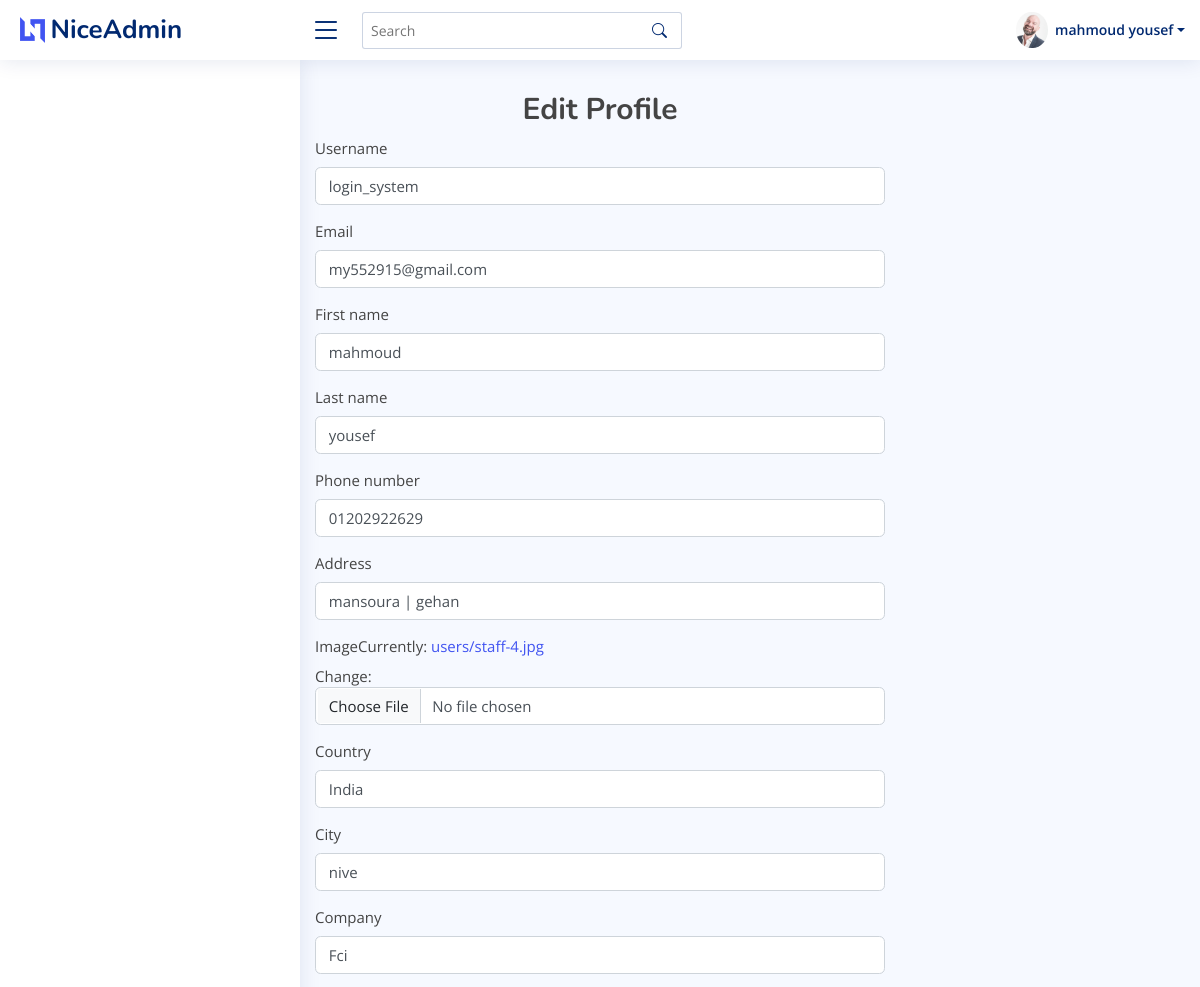
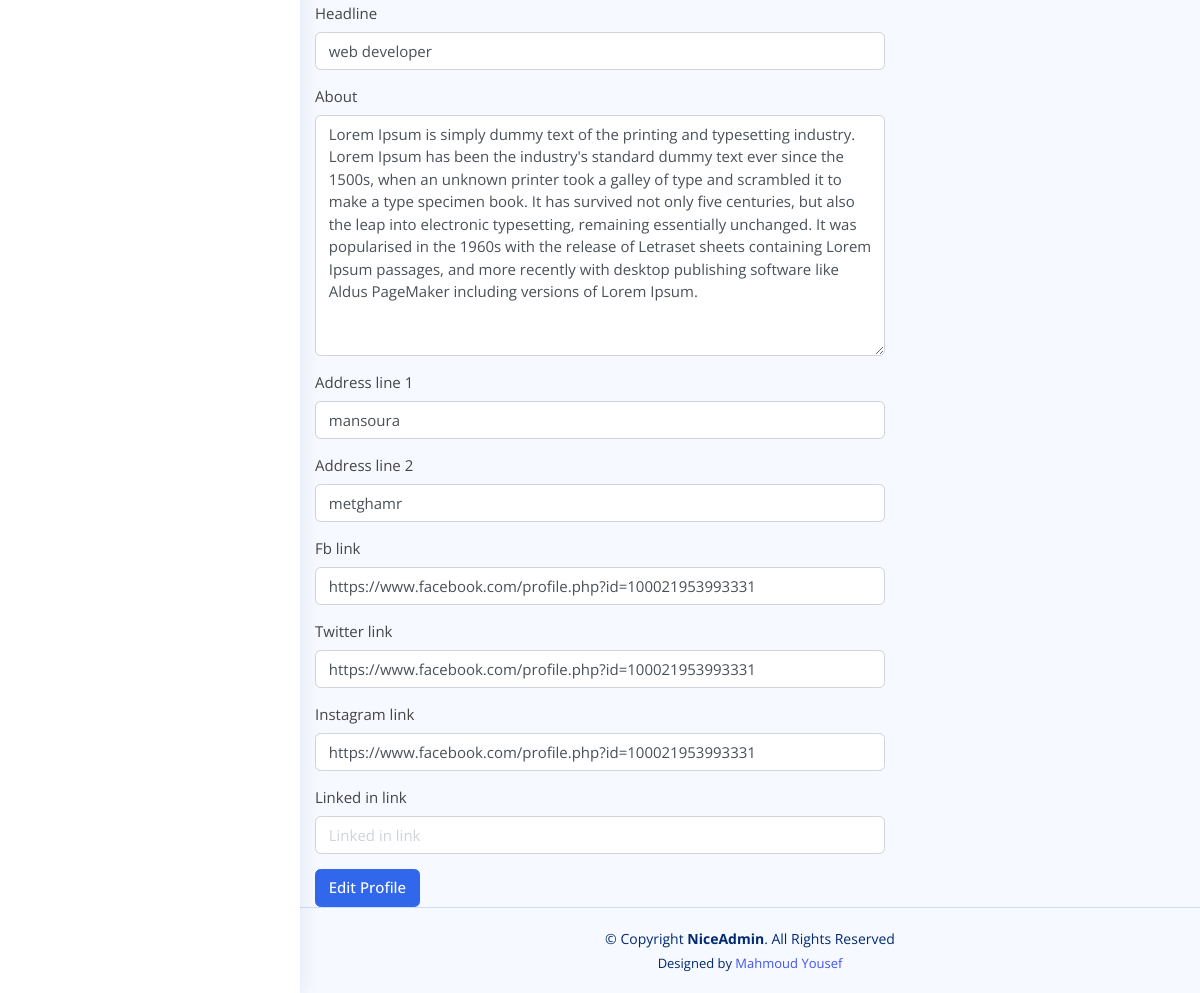
Page /accounts/profile/edit/ (signed in) on the earlier database version (2 pictures, top to bottom).
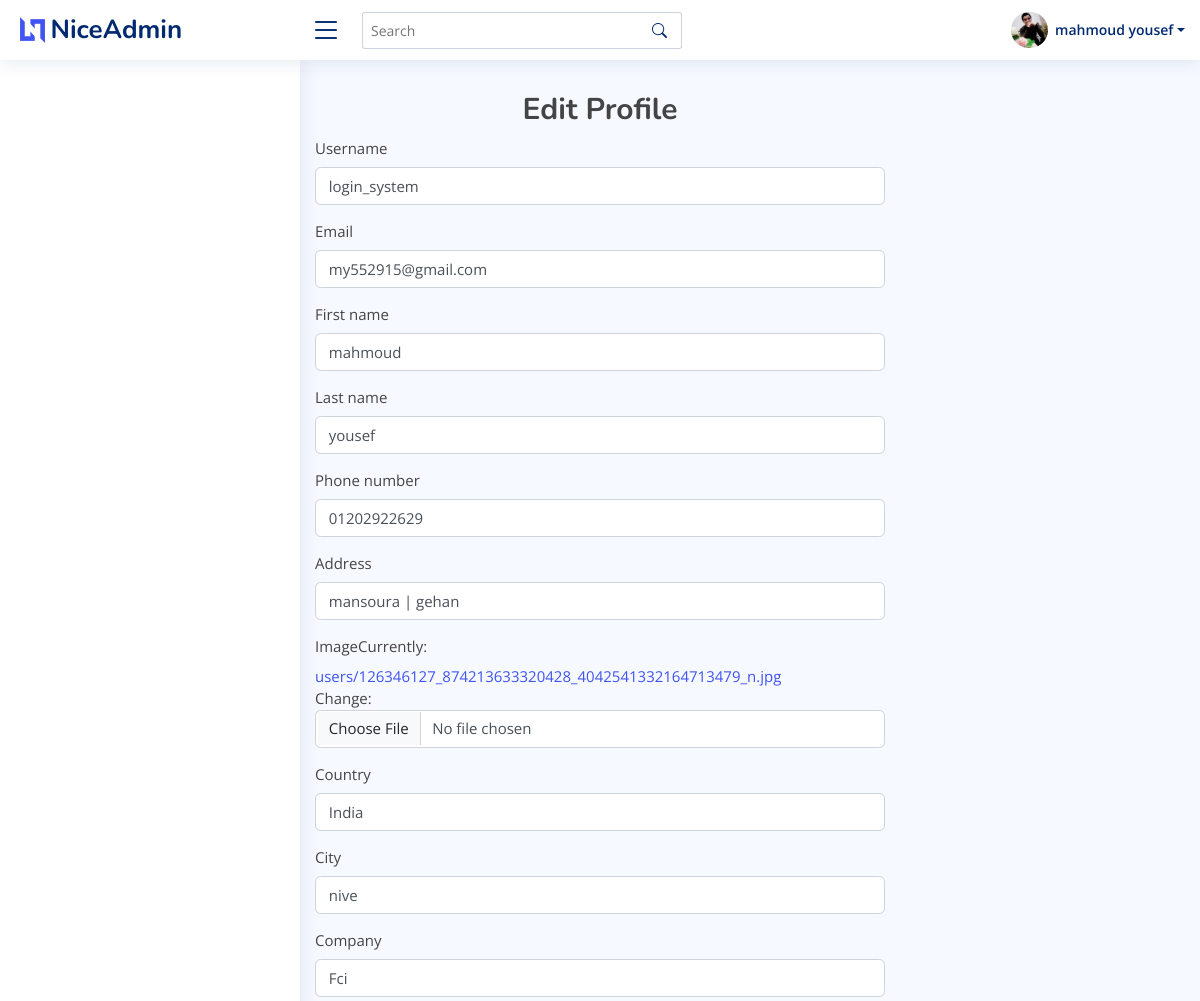
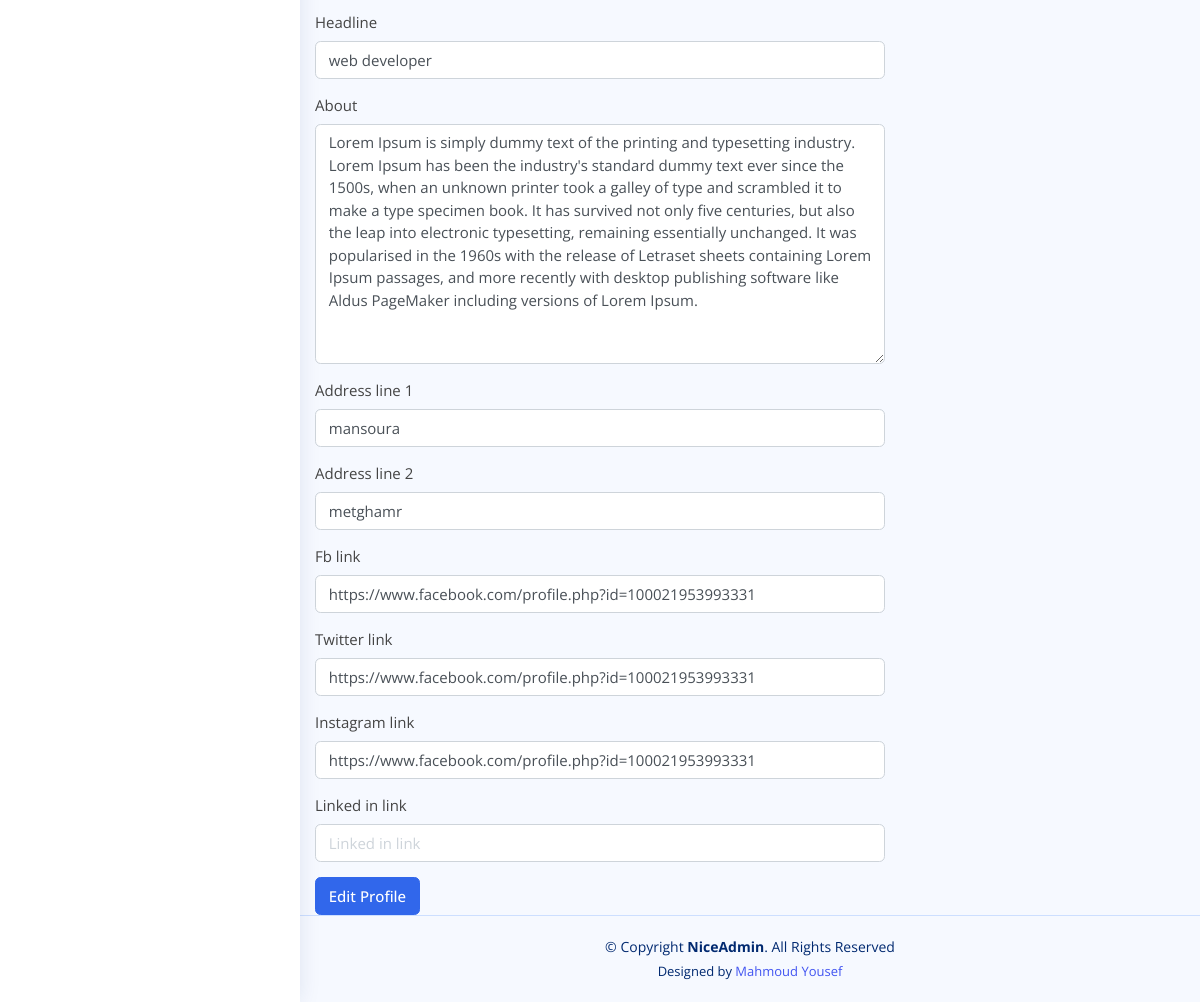
Same page on the later database version (2 pictures, top to bottom).
### accounts/models.py (models this page shows, shortened)
class Profile(models.Model):
    user = models.OneToOneField(Account,on_delete=models.CASCADE)
    full_name = models.CharField(max_length=50, null= True)
    phone_number = models.CharField(max_length=20)
    address = models.CharField(max_length=50)
    image = models.ImageField(upload_to='users/')
    about = models.TextField(max_length=4000 , blank=True , null=True)
    country = models.CharField(max_length=50 ,blank=True, null=True)
    company = models.CharField(max_length=100 ,blank=True, null=True)
    address_line_1 = models.CharField( max_length=50 , blank=True)
    address_line_2 = models.CharField( max_length=50 , blank=True)
    fb_link = models.URLField( max_length=200 , blank=True , null=True)
    twitter_link = models.URLField( max_length=200, blank=True , null=True)
    instagram_link = models.URLField( max_length=200, blank=True , null=True)
    linked_in_link = models.URLField( max_length=200, blank=True , null=True)
    headline = models.CharField(max_length=50 , blank=True, null=True)
    city = models.CharField(max_length=50 ,blank=True, null=True)
    def full_name(self):
        return f'{self.user.first_name} {self.user.last_name}'

class Account(AbstractBaseUser):
    first_name      = models.CharField(max_length=50)
    last_name       = models.CharField(max_length=50)
    username        = models.CharField(max_length=50, unique=True)
    email           = models.EmailField(max_length=100, unique=True)
    phone_number    = models.CharField(max_length=50)
    date_joined     = models.DateTimeField(auto_now_add=True)
    last_login      = models.DateTimeField(auto_now_add=True)
    is_admin        = models.BooleanField(default=False)
    is_staff        = models.BooleanField(default=False)
    is_active        = models.BooleanField(default=False)
    is_superadmin        = models.BooleanField(default=False)
    USERNAME_FIELD = 'email'
    REQUIRED_FIELDS = ['username', 'first_name', 'last_name']
    objects = MyAccountManager()

### accounts/views.py (the view)
# urls.py: path('profile/edit/' , views.edit_profile , name='edit_profile'),
@login_required(login_url = 'login')
def edit_profile(requset):
    profile = Profile.objects.get(user=requset.user)
    if requset.method == "POST":
        user_form = UserForm(requset.POST , instance=requset.user)
        profile_form = ProfileForm(requset.POST,requset.FILES,instance=profile)
        if user_form.is_valid() and profile_form.is_valid():
            user_form.save()
            myprofile = profile_form.save(commit=False)
            myprofile.user = requset.user
            myprofile.save()
            messages.success(requset, 'Profile updated successfully')
            return redirect('/accounts/profile')
    else:
        user_form = UserForm(instance=requset.user)
        profile_form = ProfileForm(instance=profile)
    return render(requset,'accounts/profile_edit.html',{
        'user_form':user_form,
        'profile_form':profile_form
    })

### accounts/forms.py
class UserForm(forms.ModelForm):
    class Meta:
        model = Account
        fields = ['username','email','first_name','last_name',]

class ProfileForm(forms.ModelForm):
    class Meta:
        model = Profile
        fields = ['phone_number','address','image','country','city','company','headline','about','address_line_1','address_line_2','fb_link','twitter_link','instagram_link','linked_in_link']

### accounts/profile.py (called while the page is built)
def myprofile(request):
    current_user = request.user
    profile = None
    if  current_user.is_authenticated:
        profile = Profile.objects.get(user=current_user)
    return dict(profile=profile)

### accounts/templates/accounts/profile_edit.html (shortened to what this page needs)
{% extends 'base.html' %}
{% load django_bootstrap5 %}
{% load static %}
{% block body %}<br><br>
<div class="container">
    <div class="col-md-6 mx-auto mt-5">
        <h2 style="text-align:center;">Edit Profile</h2>
        <form method="POST" enctype="multipart/form-data">
            {% bootstrap_form user_form %}
            {% bootstrap_form profile_form %}
            {% bootstrap_button button_type="submit" content="Edit Profile" %}
        </form>
    </div>
</div>
{% endblock %}

### templates/base.html (shortened to what this page needs)
{% load static %}
<!DOCTYPE HTML>
<html lang="en">
<head>
	<link href="{% static 'vendor/bootstrap/css/bootstrap.min.css'%}" rel="stylesheet">
	<link href="{% static 'vendor/bootstrap-icons/bootstrap-icons.css'%}" rel="stylesheet">
	<link href="{% static 'vendor/boxicons/css/boxicons.min.css'%}" rel="stylesheet">
	<link href="{% static 'vendor/quill/quill.snow.css'%}" rel="stylesheet">
	<link href="{% static 'vendor/quill/quill.bubble.css'%}" rel="stylesheet">
	<link href="{% static 'vendor/remixicon/remixicon.css'%}" rel="stylesheet">
	<link href="{% static 'vendor/simple-datatables/style.css'%}" rel="stylesheet">
    <link href="{% static 'style2/css/bootstrap.css'%}" rel="stylesheet" type="text/css" />
    <link href="{% static 'style2/fonts/fontawesome/css/all.min.css'%}" type="text/css" rel="stylesheet">
    <link href="{% static 'style2/css/ui.css'%}" rel="stylesheet" type="text/css" />
    <link href="{% static 'style2/css/responsive.css'%}" rel="stylesheet" media="only screen and (max-width: 1200px)" />
    <link href="{% static 'style2/css/custum.css'%}" rel="stylesheet" type="text/css" />
    <link rel="stylesheet" href="https://cdnjs.cloudflare.com/ajax/libs/font-awesome/4.7.0/css/font-awesome.min.css">
	<link href="{% static 'css/style.css'%}" rel="stylesheet">
</head>
<body>
	<header id="header" class="header fixed-top d-flex align-items-center">
		<div class="d-flex align-items-center justify-content-between">
			<a href="index.html" class="logo d-flex align-items-center">
				<img src="assets/img/logo.png" alt="">
				<span class="d-none d-lg-block">NiceAdmin</span>
			</a>
			<i class="bi bi-list toggle-sidebar-btn"></i>
		</div>
		<div class="search-bar">
			<form class="search-form d-flex align-items-center" method="POST" action="#">
				<input type="text" name="query" placeholder="Search" title="Enter search keyword">
				<button type="submit" title="Search"><i class="bi bi-search"></i></button>
			</form>
		</div>
		<nav class="header-nav ms-auto">
			<ul class="d-flex align-items-center">
				{% if user.id is None %}
				<li class="nav-item dropdown pe-3">
					<a class="nav-link nav-profile d-flex align-items-center pe-0" href="#" data-bs-toggle="dropdown">
						<i class="bi bi-person"></i>
					</a>
					<ul class="dropdown-menu dropdown-menu-end dropdown-menu-arrow profile">
						<li>
							<a class="dropdown-item d-flex align-items-center" href="{% url 'login' %}">
								<i class="bi bi-person"></i>
								<span>Login</span>
							</a>
						</li>
						<li>
							<hr class="dropdown-divider">
						</li>
						<li>
							<a class="dropdown-item d-flex align-items-center" href="{% url 'register' %}">
								<i class="bi bi-person"></i>
								<span>Register</span>
							</a>
						</li>
					</ul>
				</li>
				{% else %}
				<li class="nav-item dropdown pe-3">
					<a class="nav-link nav-profile d-flex align-items-center pe-0" href="#" data-bs-toggle="dropdown">
						{% if profile.image%}
						<img src="{{profile.image.url}}" alt="Profile" class="rounded-circle">
						{% endif %}
						<span class="d-none d-md-block dropdown-toggle ps-2"> {{profile.full_name}}</span>
					</a>
				</li>
				{% endif %}
			</ul>
		</nav>
	</header>
	<aside id="sidebar" class="sidebar">
	</aside>
	{% block body %}
	{% endblock body %}
	<footer id="footer" class="footer">
		<div class="copyright">
			&copy; Copyright <strong><span>NiceAdmin</span></strong>. All Rights Reserved
		</div>
		<div class="credits">
			Designed by <a href="https://mmyousef.pythonanywhere.com/">Mahmoud Yousef</a>
		</div>
	</footer>
</body>
</html>

Differences in the rows shown:
changed Profile "mansoura | gehan": image: a different picture
Other differences:
text no longer shown: "Phone number Address Image Currently: users/staff-4.jpg Change: Country City Company Headline About Address line 1 Address line 2 Fb link Twitter link Instagram link Linked in link"
text now shown: "Phone number Address Image Currently: users/126346127_874213633320428_4042541332164713479_n.jpg Change: Country City Company Headline About Address line 1 Address line 2 Fb link Twitter link Instagram link Linked in link"
